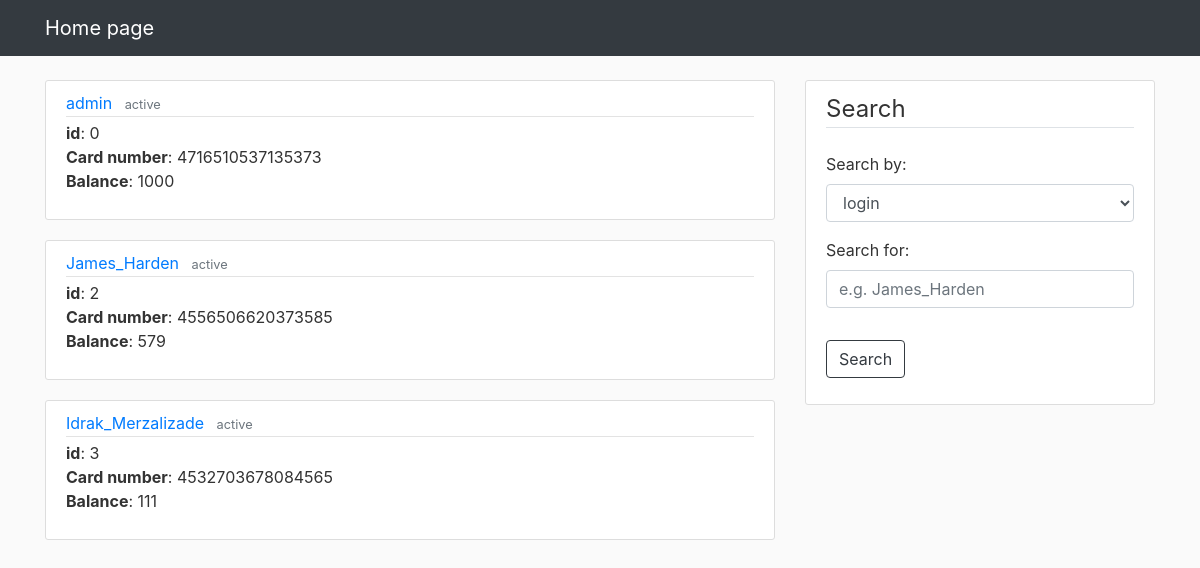
Screenshot of /users with the database file from the repository.
### tables this page shows
CREATE TABLE Users(
    id int,
    login varchar(256),
    money_amount int,
    card_number varchar(16),
    status varchar(16)
);

### webapp/routes.py (the view)
@app.route('/', methods=['GET', 'POST'])
@app.route('/users', methods=['GET', 'POST'])
def home():
    form = SearchForm()
    if form.validate_on_submit():
        return form_handler(form)
    query = 'select * from Users filter where status="active"'
    users = query_db(query)
    return render_template('home.html', users=users, form=form)

### webapp/forms.py
class SearchForm(FlaskForm):
    choice = SelectField('Search by:', choices=[('1', 'login'), ('2', 'id')])
    field = StringField('Search for:', validators=[Length(min=1, max=256)])
    submit = SubmitField('Search')

### webapp/routes.py (called while the page is built)
def get_db():
    db = getattr(g, '_database', None)
    if db is None:
        db = g._database = sqlite3.connect(DATABASE)
    return db

def query_db(query, args=(), one=False):
    cur = get_db().execute(query, args)
    rv = cur.fetchall()
    cur.close()
    return (rv[0] if rv else None) if one else rv

@app.teardown_appcontext
def close_connection(exception):
    db = getattr(g, '_database', None)
    if db is not None:
        db.close()

### webapp/templates/home.html (shortened to what this page needs)
{% extends "layout.html" %}
{% block content %}
{% for user in users %}
<article class="media content-section">
    <div class="media-body">
        <div class="article-metadata">
            <a class="mr-2" href="/by-login?login={{ user[1] }}">{{ user[1] }}</a>
            <small class="text-muted">{{ user[4] }}</small>
        </div>
        <a class="article-title"><b>id</b>: {{ user[0] }}</a>
        <p class="article-content"><b>Card number</b>: {{ user[3] }}
            <b>Balance</b>: {{ user[2] }}
        </p>
    </div>
</article>
{% endfor %}
{% endblock content %}
{% block search %}
<div class="content-section">
    <form method="POST" action="">
        <fieldset class="form-group">
            <legend class="border-bottom mb-4">Search</legend>
            <div class="form-group">
                {{ form.choice.label(class="form-control-label") }}
                {{ form.choice(class="form-control") }}
            </div>
            <div class="form-group">
                {{ form.field.label(class="form-control-label") }}
                {% if form.field.errors %}
                {{ form.field(class="form-control form-control-lg is-invalid") }}
                <div class="invalid-feedback">
                    {% for error in form.field.errors %}
                    <span>{{ error }}</span>
                    {% endfor %}
                </div>
                {% else %}
                {{ form.field(class="form-control", placeholder="e.g. James_Harden") }}
                {% endif %}
            </div>
        </fieldset>
        <div class="form-group">
            {{ form.submit(class="btn btn-outline-dark") }}
        </div>
    </form>
</div>
{% endblock search%}

### webapp/templates/layout.html (shortened to what this page needs)
<!DOCTYPE html>
<html>
<head>
    <link rel="stylesheet" href="https://maxcdn.bootstrapcdn.com/bootstrap/4.0.0/css/bootstrap.min.css"
>
    <link rel="stylesheet" type="text/css" href="{{ url_for('static', filename='main.css') }}">
</head>
<body>
    <header class="site-header">
        <nav class="navbar navbar-expand-md navbar-dark bg-dark fixed-top">
            <div class="container">
                <a class="navbar-brand mr-4" href="/users">Home page</a>
            </div>
        </nav>
    </header>
    <main role="main" class="container">
        <div class="row">
            <div class="col-md-8">
                {% block content %}{% endblock content %}
            </div>
            <div class="col-md-4">
                {% block search %}{% endblock search %}
            </div>
        </div>
    </main>
</body>
</html>

### webapp/static/main.css (style rules this page uses)
body { background: #fafafa; color: #333333; margin-top: 5rem; }
.content-section { background: #ffffff; padding: 10px 20px; border: 1px solid #dddddd; border-radius: 3px; margin-bottom: 20px; }
.article-title { color: #444444; }
.article-content { white-space: pre-line; }
.article-metadata { padding-bottom: 1px; margin-bottom: 4px; border-bottom: 1px solid #e3e3e3 }

### rows the page displays
Users: login "admin", status "active", id "0", card_number "4716510537135373", money_amount "1000"
Users: login "James_Harden", status "active", id "2", card_number "4556506620373585", money_amount "579"
Users: login "Idrak_Merzalizade", status "active", id "3", card_number "4532703678084565", money_amount "111"
